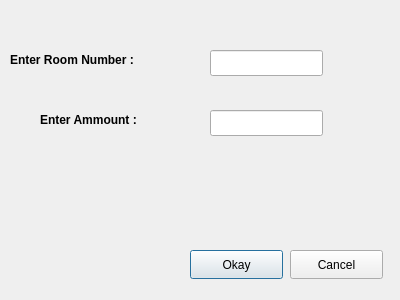
<?xml version="1.0" encoding="UTF-8"?>
<ui version="4.0">
 <class>ExtraButtonDialog</class>
 <widget class="QDialog" name="ExtraButtonDialog">
  <property name="geometry">
   <rect>
    <x>0</x>
    <y>0</y>
    <width>400</width>
    <height>300</height>
   </rect>
  </property>
  <property name="windowTitle">
   <string>Dialog</string>
  </property>
  <widget class="QLabel" name="labelRoomNumber">
   <property name="geometry">
    <rect>
     <x>10</x>
     <y>50</y>
     <width>161</width>
     <height>20</height>
    </rect>
   </property>
   <property name="text">
    <string>&lt;html&gt;&lt;head/&gt;&lt;body&gt;&lt;p&gt;&lt;span style=&quot; font-weight:700;&quot;&gt;Enter Room Number :&lt;/span&gt;&lt;/p&gt;&lt;/body&gt;&lt;/html&gt;</string>
   </property>
  </widget>
  <widget class="QLabel" name="labelExpense">
   <property name="geometry">
    <rect>
     <x>40</x>
     <y>110</y>
     <width>161</width>
     <height>20</height>
    </rect>
   </property>
   <property name="text">
    <string>&lt;html&gt;&lt;head/&gt;&lt;body&gt;&lt;p&gt;&lt;span style=&quot; font-weight:700;&quot;&gt;Enter Ammount :&lt;/span&gt;&lt;/p&gt;&lt;/body&gt;&lt;/html&gt;</string>
   </property>
  </widget>
  <widget class="QLineEdit" name="lineEditRoomNumber">
   <property name="geometry">
    <rect>
     <x>210</x>
     <y>50</y>
     <width>113</width>
     <height>26</height>
    </rect>
   </property>
  </widget>
  <widget class="QLineEdit" name="lineEditExtras">
   <property name="geometry">
    <rect>
     <x>210</x>
     <y>110</y>
     <width>113</width>
     <height>26</height>
    </rect>
   </property>
  </widget>
  <widget class="QPushButton" name="pushButtonOkay">
   <property name="geometry">
    <rect>
     <x>190</x>
     <y>250</y>
     <width>93</width>
     <height>29</height>
    </rect>
   </property>
   <property name="text">
    <string>Okay</string>
   </property>
  </widget>
  <widget class="QPushButton" name="pushButtonCancel">
   <property name="geometry">
    <rect>
     <x>290</x>
     <y>250</y>
     <width>93</width>
     <height>29</height>
    </rect>
   </property>
   <property name="text">
    <string>Cancel</string>
   </property>
  </widget>
 </widget>
 <resources/>
 <connections/>
</ui>
